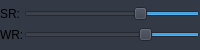
       <widget class="QWidget" name="WdgLpanel_4" native="true">
        <property name="minimumSize">
         <size>
          <width>100</width>
          <height>50</height>
         </size>
        </property>
        <property name="maximumSize">
         <size>
          <width>16777215</width>
          <height>50</height>
         </size>
        </property>
        <property name="styleSheet">
         <string notr="true">QWidget {
        background: #343946;
        border: 0px solid #999999;
}
QPushButton:pressed {
background-color:qlineargradient(x1: 0, y1: 0, x2: 0, y2: 1,
stop: 0 #f4d4b4, stop:0.45 #b77738, stop:0.5 #a7601b, stop: 1 #884d12);
/*background-color: qlineargradient(x1: 0, y1: 0, x2: 0, y2: 1,
stop: 0 #267194, stop:0.45 #307FA4, stop:0.5 #3987AC, stop: 1 #549EC1); */
color: WHITE;
border: 1px solid #124159;
}

QPushButton::checked {
background-color:qlineargradient(x1: 0, y1: 0, x2: 0, y2: 1,
stop: 0 #f4d4b4, stop:0.45 #b77738, stop:0.5 #a7601b, stop: 1 #884d12);
color: WHITE;
border: 1px solid #124159;
}</string>
        </property>
        <layout class="QGridLayout" name="gridLayout_10">
         <property name="margin">
          <number>0</number>
         </property>
         <property name="spacing">
          <number>0</number>
         </property>
         <item row="2" column="1">
          <widget class="QSlider" name="slSr">
           <property name="toolTip">
            <string>Spectrum Rate</string>
           </property>
           <property name="minimum">
            <number>1</number>
           </property>
           <property name="maximum">
            <number>29</number>
           </property>
           <property name="pageStep">
            <number>1</number>
           </property>
           <property name="value">
            <number>10</number>
           </property>
           <property name="orientation">
            <enum>Qt::Horizontal</enum>
           </property>
           <property name="invertedAppearance">
            <bool>true</bool>
           </property>
           <property name="invertedControls">
            <bool>false</bool>
           </property>
          </widget>
         </item>
         <item row="3" column="1">
          <widget class="QSlider" name="slWr">
           <property name="toolTip">
            <string>Watterfall rate</string>
           </property>
           <property name="minimum">
            <number>1</number>
           </property>
           <property name="maximum">
            <number>100</number>
           </property>
           <property name="pageStep">
            <number>1</number>
           </property>
           <property name="value">
            <number>30</number>
           </property>
           <property name="orientation">
            <enum>Qt::Horizontal</enum>
           </property>
           <property name="invertedAppearance">
            <bool>true</bool>
           </property>
          </widget>
         </item>
         <item row="2" column="0">
          <widget class="QLabel" name="label_11">
           <property name="text">
            <string>SR:</string>
           </property>
          </widget>
         </item>
         <item row="3" column="0">
          <widget class="QLabel" name="label_12">
           <property name="text">
            <string>WR:</string>
           </property>
          </widget>
         </item>
        </layout>
       </widget>
